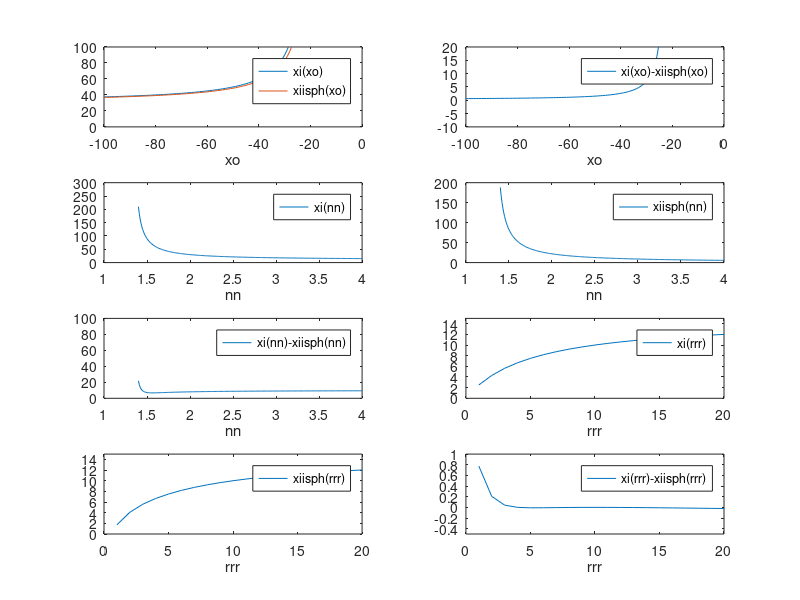

Write MATLAB code to recreate this figure.
% A2SPASSS
% Spherical aberration of a single refracting surface.
% Definiton: Longitudinal spherical Aberration L.S.A. = xi - xiisph
% Calculation of image point xi and corrected image point xiisph
% All length in cm.

function A2SPASSS;
% 1. Calculation of xi(xo) for negative values of xo
ro = 2;
n = 1.5;
r = 10;
xo = (-20:-1:-100);
xi = 1./(((n-1)/(n*r))+1./(n*xo));

% 2. Calculation of xiisph(xo) depending on xo for the corrected case of L.S.A

xiisph = n./(((n-1)/r)+1./xo+((n-1)/(n^2))*((ro^2)/2)*(((1/r-1./xo).^2).*(1/r-((n+1)./xo))));

figure(1);
subplot(4,2,1);
plot(xo,xi,xo,xiisph);
axis([-100 0 0 100]);
xlabel('xo');
legend('xi(xo)','xiisph(xo)');

subplot(4,2,2);
plot(xo,xi-xiisph);
axis([-100 0 -10 20]);
xlabel('xo');
legend('xi(xo)-xiisph(xo)');

% 3. Calculation of xiisph(nn) depending on the refractive index nn
xxo = -30;
rr = 10;
nn = (1.4:0.01:4);
xi = 1./((nn-1)./(nn*rr)+1./(nn*xxo));
xiisph = n./(((nn-1)/r)+1/xxo+((nn-1)./(nn.^2))*((ro^2)/2).*(((1/r-1/xxo)^2).*(1/r-((nn+1)/xxo))));

subplot(4,2,3);
plot(nn,xi);
axis([1 4 0 300]);
xlabel('nn');
legend('xi(nn)');

subplot(4,2,4);
plot(nn,xiisph);
axis([1 4 0 200]);
xlabel('nn');
legend('xiisph(nn)');

% There is no value for which LSA = 0
subplot(4,2,5);
plot(nn,xi-xiisph);
axis([1 4 0 100]);
xlabel('nn');
legend('xi(nn)-xiisph(nn)');


% 4. Calculation of xiisph(rrr) depending on the radius of curvature rrrr
nnn = 1.5;
xxxo = 10;
rrr = (1:1:20);
xi = 1./((nnn-1)./(nnn*rrr)+1./(nnn*xxxo));
xiisph = n./(((nnn-1)./rrr)+1/xxxo+((nnn-1)/(nnn.^2))*((ro^2)/2)*(((1./rrr-1/xxxo).^2).*(1./rrr-((nnn+1)/xxxo))));

subplot(4,2,6);
plot(rrr,xi);
axis([0 20 0 15]);
xlabel('rrr');
legend('xi(rrr)');

subplot(4,2,7);
plot(rrr,xiisph);
axis([0 20 0 15]);
xlabel('rrr');
legend('xiisph(rrr)');

subplot(4,2,8);
plot(rrr,xi-xiisph);
axis([0 20 -0.5 1]);
xlabel('rrr');
legend('xi(rrr)-xiisph(rrr)');
